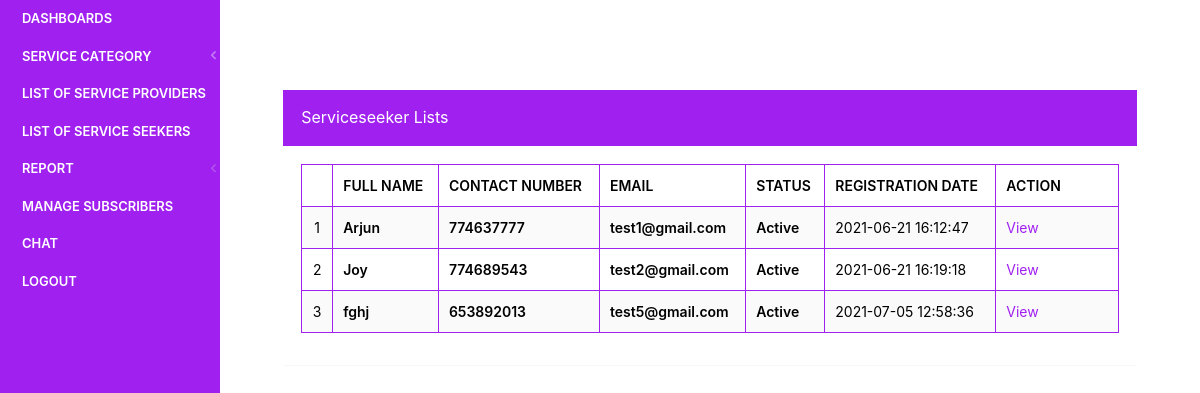
/findus/admin/reg-jobseekers.php (signed in), run on an earlier commit of the app's database.
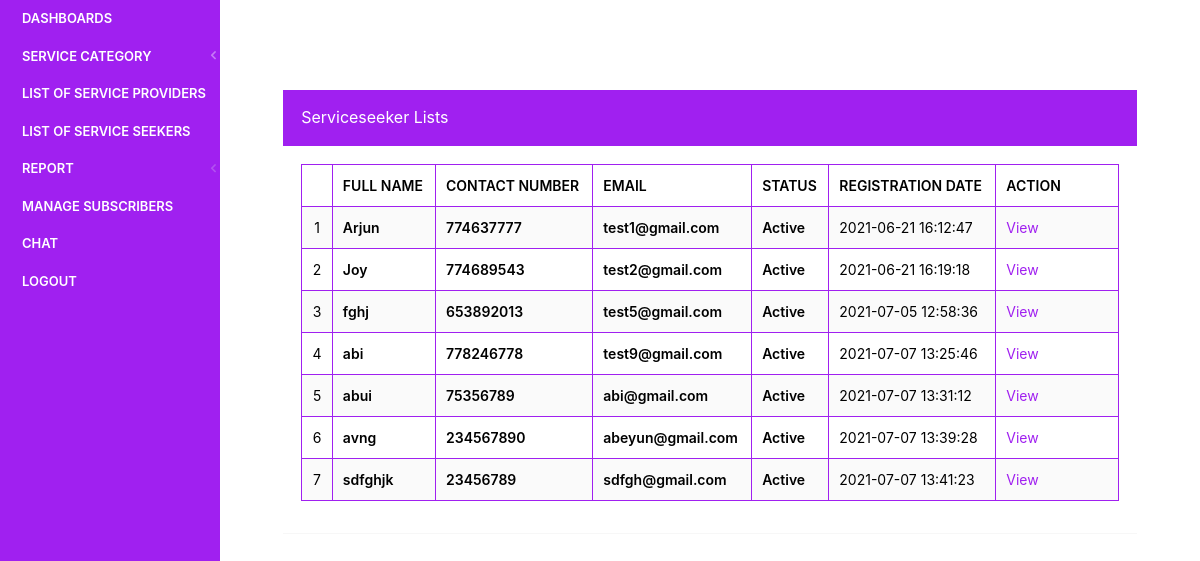
And on a later commit of the database.
### tables this page shows
CREATE TABLE `tbljobseekers` (
  `id` int(11) NOT NULL,
  `FullName` varchar(150) DEFAULT NULL,
  `EmailId` varchar(150) DEFAULT NULL,
  `ContactNumber` bigint(15) DEFAULT NULL,
  `Password` varchar(150) DEFAULT NULL,
  `reset_pass` varchar(150) DEFAULT NULL,
  `ProfilePic` varchar(200) DEFAULT NULL,
  `RegDate` timestamp NULL DEFAULT current_timestamp(),
  `LastUpdationDate` timestamp NULL DEFAULT NULL ON UPDATE current_timestamp(),
  `IsActive` int(1) DEFAULT NULL
);

### findus/admin/reg-jobseekers.php (the view, shortened to what this page needs)
<?php
include('includes/dbconnection.php');
if (strlen($_SESSION['jpaid']==0)) {
  header('location:logout.php');
  } else{
  ?>
<!doctype html>
<html lang="en" class="no-focus">
    <head>
        <link rel="stylesheet" href="assets/js/plugins/datatables/dataTables.bootstrap4.min.css">
        <link rel="stylesheet" id="css-main" href="assets/css/codebase.min.css">
    </head>
    <body>
        <div id="page-container" class="sidebar-o sidebar-inverse side-scroll page-header-fixed main-content-narrow">
           <?php include_once('includes/sidebar.php');?>
            <main id="main-container">
                <div class="content">
                    <div class="block">
                        <div class="block-header bg-gd-emerald">
                                    <h3 class="block-title" style="color:#fff">Serviceseeker Lists</h3>
                                </div>
                        <div class="block-content block-content-full">
                            <table class="table table-bordered table-striped table-vcenter">
                                <thead>
                                    <tr style="color:#000;">
                                        <th class="text-center"></th>
                                        <th>Full Name</th>
                                       <th>Contact Number</th>
                                       <th>Email</th>
                                        <th>Status</th>
                                        <th class="d-none d-sm-table-cell">Registration Date</th>
                                        <th class="d-none d-sm-table-cell" style="width: 15%;">Action</th>
                                       </tr>
                                </thead>
                                <tbody>
                                    <?php
$sql="SELECT * from tbljobseekers";
$query = $dbh -> prepare($sql);
$query->execute();
$results=$query->fetchAll(PDO::FETCH_OBJ);
$cnt=1;
if($query->rowCount() > 0)
{
foreach($results as $row)
{               ?>
                                    <tr style="color:#000;">
                                        <td class="text-center"><?php echo htmlentities($cnt);?></td>
                                        <td class="font-w600"><?php  echo htmlentities($row->FullName);?></td>
                                        <td class="font-w600"><?php  echo htmlentities($row->ContactNumber);?></td>
                                        <td class="font-w600"><?php  echo htmlentities($row->EmailId);?></td>
                                        <?php if($row->IsActive=='1'){ ?>
                                        <td class="font-w600"><?php echo "Active"; ?></td>
                                        <?php } else { ?>
                                            <td class="font-w600"><?php echo "Inactive"; ?></td><?php } ?>
                                        <td class="d-none d-sm-table-cell"><?php  echo htmlentities($row->RegDate);?></td>
                                         <td class="d-none d-sm-table-cell"><a href="view-jobseeker-details.php?viewid=<?php echo htmlentities ($row->id);?>">View</a></td>
                                    </tr>
                                    <?php $cnt=$cnt+1;}} ?>
                                </tbody>
                            </table>
                        </div>
                    </div>
                </div>
            </main>
        </div>
    </body>
</html>
<?php }  ?>

What changed in the data, as far as the page shows it:
added tbljobseekers: FullName "abi", ContactNumber "778246778", EmailId "test9@gmail.com", IsActive "Active", RegDate "2021-07-07 13:25:46"
added tbljobseekers: FullName "abui", ContactNumber "75356789", EmailId "abi@gmail.com", IsActive "Active", RegDate "2021-07-07 13:31:12"
added tbljobseekers: FullName "avng", ContactNumber "234567890", EmailId "abeyun@gmail.com", IsActive "Active", RegDate "2021-07-07 13:39:28"
added tbljobseekers: FullName "sdfghjk", ContactNumber "23456789", EmailId "sdfgh@gmail.com", IsActive "Active", RegDate "2021-07-07 13:41:23"
